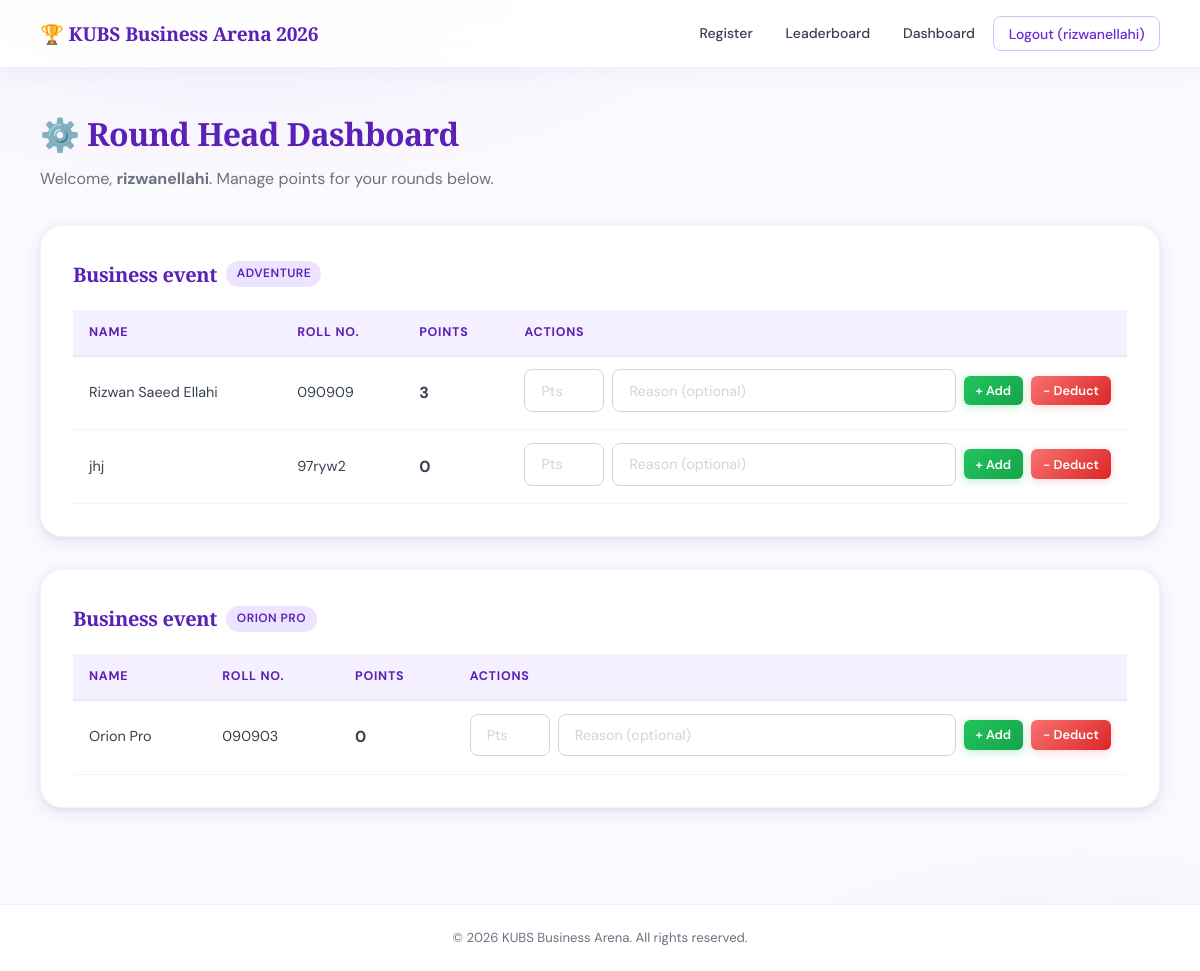
The page /dashboard/ (signed in) on the database its author committed.
### events/models.py (models this page shows, shortened)
class Round(models.Model):
    event = models.ForeignKey(Event, on_delete=models.CASCADE, related_name='rounds')
    name = models.CharField(max_length=200)
    description = models.TextField(blank=True)
    round_head = models.ForeignKey(
        User,
        on_delete=models.SET_NULL,
        null=True,
        blank=True,
        related_name='managed_rounds',
    )
    leaderboard_visible = models.BooleanField(default=False)
    created_at = models.DateTimeField(auto_now_add=True)

class Event(models.Model):
    name = models.CharField(max_length=200)
    description = models.TextField(blank=True)
    date = models.DateField()
    created_at = models.DateTimeField(auto_now_add=True)

class Contestant(models.Model):
    name = models.CharField(max_length=200)
    phone_number = models.CharField(max_length=20)
    roll_number = models.CharField(max_length=50, unique=True)
    round = models.ForeignKey(Round, on_delete=models.CASCADE, related_name='contestants')
    points = models.IntegerField(default=0)
    registered_at = models.DateTimeField(auto_now_add=True)
    class Meta:
        ordering = ['-points', 'name']

### events/views.py (the view)
# urls.py: path('dashboard/', views.round_head_dashboard, name='dashboard'),
@login_required
def round_head_dashboard(request):
    if request.user.is_superuser:
        managed_rounds = Round.objects.prefetch_related('contestants').select_related('event')
    else:
        managed_rounds = Round.objects.filter(round_head=request.user).prefetch_related('contestants').select_related('event')
        if not managed_rounds.exists():
            return render(request, 'events/no_access.html', status=403)
    return render(request, 'events/dashboard.html', {'managed_rounds': managed_rounds})

### templates/events/dashboard.html (shortened to what this page needs)
{% extends 'base.html' %}
{% block content %}
<div class="dashboard-header">
  <h2>⚙️ Round Head Dashboard</h2>
  <p>Welcome, <strong>{{ user.username }}</strong>. Manage points for your rounds below.</p>
</div>
{% for rnd in managed_rounds %}
<div class="round-section dashboard-round">
  <h3>{{ rnd.event.name }} <span class="round-badge">{{ rnd.name }}</span></h3>
  {% if rnd.contestants.all %}
  <div class="table-wrapper">
    <table class="leaderboard-table dashboard-table" id="table-{{ rnd.id }}">
      <thead>
        <tr>
          <th>Name</th>
          <th>Roll No.</th>
          <th>Points</th>
          <th>Actions</th>
        </tr>
      </thead>
      <tbody>
        {% for contestant in rnd.contestants.all %}
        <tr id="row-{{ contestant.id }}">
          <td>{{ contestant.name }}</td>
          <td>{{ contestant.roll_number }}</td>
          <td class="points-cell" id="pts-{{ contestant.id }}">{{ contestant.points }}</td>
          <td>
            <div class="point-form" data-id="{{ contestant.id }}">
              <input type="number" class="pts-input" min="1" placeholder="Pts" />
              <input type="text" class="reason-input" placeholder="Reason (optional)" />
              <button class="btn btn-add" onclick="updatePoints({{ contestant.id }}, 'add', this)">+ Add</button>
              <button class="btn btn-deduct" onclick="updatePoints({{ contestant.id }}, 'deduct', this)">− Deduct</button>
            </div>
          </td>
        </tr>
        {% endfor %}
      </tbody>
    </table>
  </div>
  {% else %}
  <p class="empty-state">No contestants registered for this round yet.</p>
  {% endif %}
</div>
{% empty %}
<div class="card">
  <p class="empty-state">You are not assigned as a round head for any round. Please contact the administrator.</p>
</div>
{% endfor %}
{% endblock %}

### templates/base.html (shortened to what this page needs)
<!DOCTYPE html>
<html lang="en">
<head>
  {% load static %}
  <link rel="stylesheet" href="{% static 'css/style.css' %}" />
</head>
<body>
  <nav class="navbar">
    <div class="nav-brand">
      <a href="{% url 'introduction' %}">🏆 KUBS Business Arena 2026</a>
    </div>
    <ul class="nav-links" id="nav-links">
      <li><a href="{% url 'register' %}">Register</a></li>
      <li><a href="{% url 'leaderboard' %}">Leaderboard</a></li>
      {% if user.is_authenticated %}
        <li><a href="{% url 'dashboard' %}">Dashboard</a></li>
        <li>
          <form method="post" action="{% url 'logout' %}" style="display:inline">
            <button type="submit" class="nav-btn">Logout ({{ user.username }})</button>
          </form>
        </li>
      {% endif %}
    </ul>
  </nav>
  <main class="main-content">
    {% block content %}{% endblock %}
  </main>
  <footer class="footer">
    <p>&copy; 2026 KUBS Business Arena. All rights reserved.</p>
  </footer>
</body>
</html>

### rows shown on the page
Round: event.name "Business event", name "ADVENTURE"
Contestant: name "Rizwan Saeed Ellahi", roll_number "090909", points "3"
Contestant: name "jhj", roll_number "97ryw2", points "0"
Round: event.name "Business event", name "ORION PRO"
Contestant: name "Orion Pro", roll_number "090903", points "0"

### other values the page prints
{{ user.username }} "rizwanellahi"
